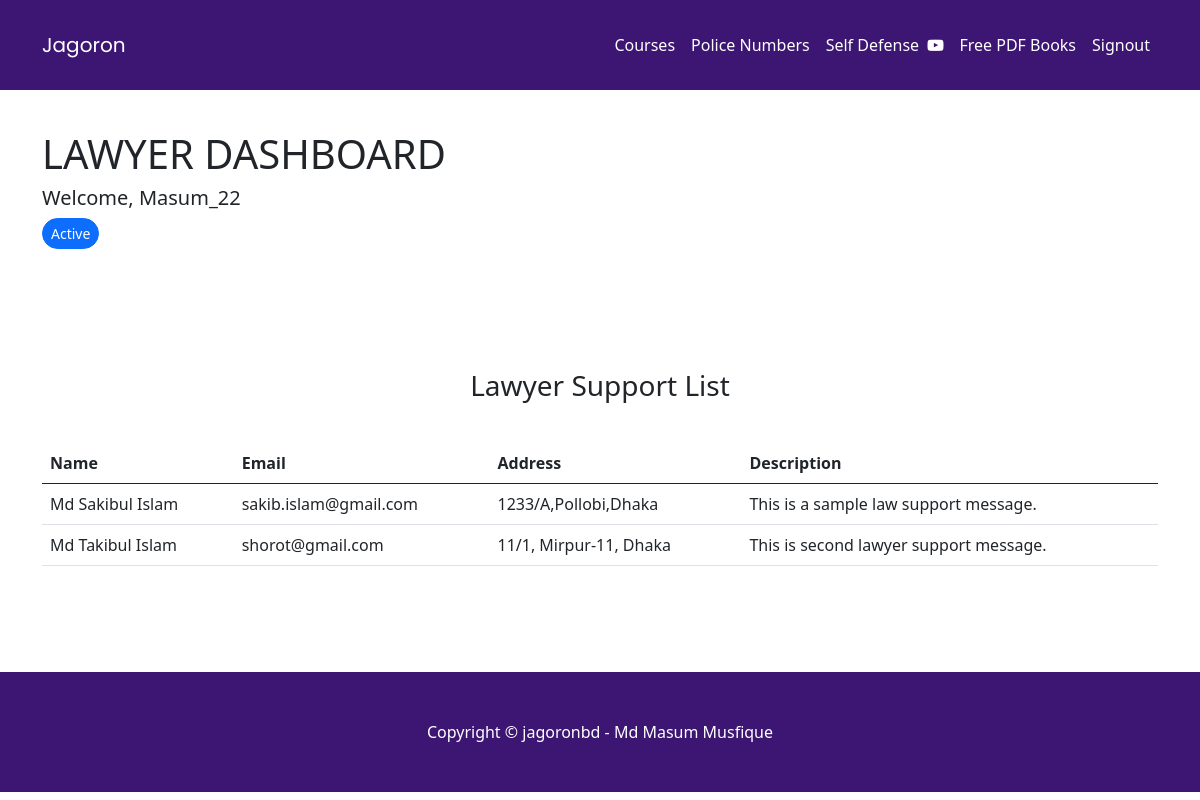
Screenshot of /lawyerDashBoard.php (signed in) with the database file from the repository.
### tables this page shows
CREATE TABLE `Lawyer_Support` (
  `sno` int(7) NOT NULL,
  `Name` varchar(60) NOT NULL,
  `Email` varchar(120) NOT NULL,
  `Address` varchar(255) NOT NULL,
  `Description` varchar(255) NOT NULL
);

### lawyerDashBoard.php (the view, shortened to what this page needs)
<!DOCTYPE html>
<html lang="en">
<head>
    <link rel="stylesheet" href="https://cdnjs.cloudflare.com/ajax/libs/font-awesome/4.7.0/css/font-awesome.min.css">
    <link href="https://cdn.jsdelivr.net/npm/bootstrap@5.0.2/dist/css/bootstrap.min.css" rel="stylesheet">
</head>
<body>
  <nav class="navbar navbar-expand-lg navbar-light" style="background-color: #3D1673; padding: 25px;">
    <div class="container">
      <a class="navbar-brand" href="index.html"
        style="font-family: Poppins, Arial; color: white; font-weight: 400;">Jagoron</a>
      <div class="collapse navbar-collapse" id="navbarSupportedContent">
      <ul class="navbar-nav me-auto mb-2 mb-lg-0">
        <li class="nav-item">
          <a class="nav-link active" aria-current="page" href="#"></a>
        </li>
      </ul>
      <form class="d-flex">
      <ul class="navbar-nav me-auto mb-2 mb-lg-0">
          <li class="nav-item">
            <a class="nav-link" href="index.php#courses" style="color: white">Courses</a>
          </li>
          <li class="nav-item">
            <a class="nav-link" href="policebd.php" style="color: white">Police Numbers</a>
          </li>
          <li class="nav-item">
            <a class="nav-link" style="color: white" href="index.php#Tutorials">Self Defense&nbsp; <i
                class="fa fa-youtube-play"></i></a>
          </li>
          <li class="nav-item">
            <a class="nav-link" href="index.php#freepdfs" style="color: white">Free PDF Books</a>
          </li>
          <li class="nav-item">
            <a class="nav-link" style="color: white" href="index.php">Signout</a>
          </li>
        </ul>
      </form>
      </div>
    </div>
  </nav>
    <div class="container">
      <div class="row">
          <div class="col-md-7 col-lg-7 col-12" style="display: flex">
              <div style="margin-top: 40px;">
                <h1>LAWYER DASHBOARD</h1>
                <h5>Welcome, <?php echo $_SESSION['username']?></h5>
                <button type="button" class="btn btn-primary btn-sm" style="border-radius: 30px;">Active</button>
              </div>
          </div>
          <div class="col-md-5 col-lg-5"></div>
      </div>
        <div class="row" style="margin-top: 30px">
          <div class="col-md-12 col-lg-12 col-12">
          <div class="div text-center" id="feedback">
              <h3 style="margin-bottom: 40px; margin-top: 90px">
                  Lawyer Support List
              </h3>
          </div>
            <table class="table">
              <thead>
                <tr>
                  <th scope="col">Name</th>
                  <th scope="col">Email</th>
                  <th scope="col">Address</th>
                  <th scope="col">Description</th>
                </tr>
              </thead>
              <tbody>
                <?php
                 $host = 'localhost';
	               $user = 'root';
	               $pass = '';
	               $db = 'jagoron';
	               $mysqli = new mysqli($host,$user,$pass,$db) or die($mysqli->error);
	               $sql = "select * FROM Lawyer_Support";
                  $result = mysqli_query($mysqli, $sql);
                    if ($result->num_rows > 0):
                ?>
                <?php while($array=mysqli_fetch_row($result)): ?>
                <tr>
                    <td><?php echo $array[1];?></td>
                    <td><?php echo $array[2];?></td>
                    <td><?php echo $array[3];?></td>
                    <td><?php echo $array[4];?></td>
                </tr>
                <?php endwhile; ?>
                <?php else: ?>
                <tr>
                   <td colspan="3" rowspan="1" headers="">No Data Found</td>
                </tr>
                <?php endif; ?>
              </tbody>
            </table>
          </div>
        </div>
    </div>
<footer class="py-5" style="background-color: #3D1673; margin-top: 90px;">
  <div class="container">
    <p class="m-0 text-center text-white">Copyright &copy; jagoronbd - Md Masum Musfique</p>
  </div>
</footer>
</body>
</html>

### lawyerDashBoard.php (style rules this page uses)
body { background-color: #ffffff; }

### rows the page displays
lawyer_support: Name "Md Sakibul Islam", Email "sakib.islam@gmail.com", Address "1233/A,Pollobi,Dhaka", Description "This is a sample law support message."
lawyer_support: Name "Md Takibul Islam", Email "shorot@gmail.com", Address "11/1, Mirpur-11, Dhaka", Description "This is second lawyer support message."

### other values shown
$_SESSION['username'] "Masum_22"
